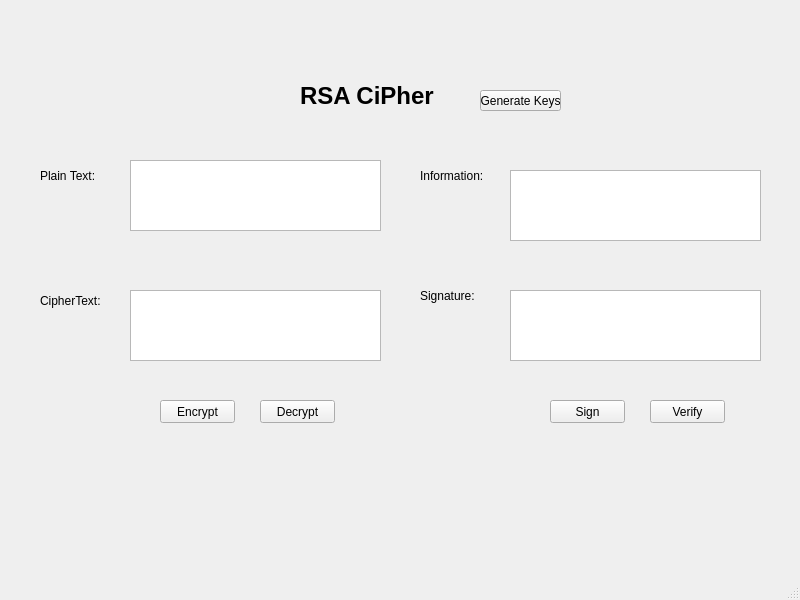
<?xml version="1.0" encoding="UTF-8"?>
<ui version="4.0">
 <class>MainWindow</class>
 <widget class="QMainWindow" name="MainWindow">
  <property name="geometry">
   <rect>
    <x>0</x>
    <y>0</y>
    <width>800</width>
    <height>600</height>
   </rect>
  </property>
  <property name="windowTitle">
   <string>MainWindow</string>
  </property>
  <widget class="QWidget" name="centralwidget">
   <widget class="QLabel" name="label">
    <property name="geometry">
     <rect>
      <x>300</x>
      <y>60</y>
      <width>191</width>
      <height>71</height>
     </rect>
    </property>
    <property name="font">
     <font>
      <pointsize>18</pointsize>
      <weight>75</weight>
      <bold>true</bold>
     </font>
    </property>
    <property name="text">
     <string>RSA CiPher</string>
    </property>
   </widget>
   <widget class="QLabel" name="label_2">
    <property name="geometry">
     <rect>
      <x>40</x>
      <y>160</y>
      <width>71</width>
      <height>31</height>
     </rect>
    </property>
    <property name="text">
     <string>Plain Text:</string>
    </property>
   </widget>
   <widget class="QLabel" name="label_3">
    <property name="geometry">
     <rect>
      <x>40</x>
      <y>280</y>
      <width>71</width>
      <height>41</height>
     </rect>
    </property>
    <property name="text">
     <string>CipherText:</string>
    </property>
   </widget>
   <widget class="QLabel" name="label_4">
    <property name="geometry">
     <rect>
      <x>420</x>
      <y>160</y>
      <width>71</width>
      <height>31</height>
     </rect>
    </property>
    <property name="text">
     <string>Information:</string>
    </property>
   </widget>
   <widget class="QLabel" name="label_5">
    <property name="geometry">
     <rect>
      <x>420</x>
      <y>280</y>
      <width>71</width>
      <height>31</height>
     </rect>
    </property>
    <property name="text">
     <string>Signature:</string>
    </property>
   </widget>
   <widget class="QPushButton" name="btn_encrypt">
    <property name="geometry">
     <rect>
      <x>160</x>
      <y>400</y>
      <width>75</width>
      <height>23</height>
     </rect>
    </property>
    <property name="text">
     <string>Encrypt</string>
    </property>
   </widget>
   <widget class="QPushButton" name="btn_decrypt">
    <property name="geometry">
     <rect>
      <x>260</x>
      <y>400</y>
      <width>75</width>
      <height>23</height>
     </rect>
    </property>
    <property name="text">
     <string>Decrypt</string>
    </property>
   </widget>
   <widget class="QPushButton" name="btn_sign">
    <property name="geometry">
     <rect>
      <x>550</x>
      <y>400</y>
      <width>75</width>
      <height>23</height>
     </rect>
    </property>
    <property name="text">
     <string>Sign</string>
    </property>
   </widget>
   <widget class="QPushButton" name="btn_verify">
    <property name="geometry">
     <rect>
      <x>650</x>
      <y>400</y>
      <width>75</width>
      <height>23</height>
     </rect>
    </property>
    <property name="text">
     <string>Verify</string>
    </property>
   </widget>
   <widget class="QPushButton" name="btn_generatekeys">
    <property name="geometry">
     <rect>
      <x>480</x>
      <y>90</y>
      <width>81</width>
      <height>21</height>
     </rect>
    </property>
    <property name="text">
     <string>Generate Keys</string>
    </property>
   </widget>
   <widget class="QPlainTextEdit" name="txt_plaintext">
    <property name="geometry">
     <rect>
      <x>130</x>
      <y>160</y>
      <width>251</width>
      <height>71</height>
     </rect>
    </property>
   </widget>
   <widget class="QPlainTextEdit" name="txt_ciphertext">
    <property name="geometry">
     <rect>
      <x>130</x>
      <y>290</y>
      <width>251</width>
      <height>71</height>
     </rect>
    </property>
   </widget>
   <widget class="QPlainTextEdit" name="txt_information">
    <property name="geometry">
     <rect>
      <x>510</x>
      <y>170</y>
      <width>251</width>
      <height>71</height>
     </rect>
    </property>
   </widget>
   <widget class="QPlainTextEdit" name="txt_signature">
    <property name="geometry">
     <rect>
      <x>510</x>
      <y>290</y>
      <width>251</width>
      <height>71</height>
     </rect>
    </property>
   </widget>
  </widget>
  <widget class="QMenuBar" name="menubar">
   <property name="geometry">
    <rect>
     <x>0</x>
     <y>0</y>
     <width>800</width>
     <height>21</height>
    </rect>
   </property>
  </widget>
  <widget class="QStatusBar" name="statusbar"/>
 </widget>
 <resources/>
 <connections/>
</ui>
